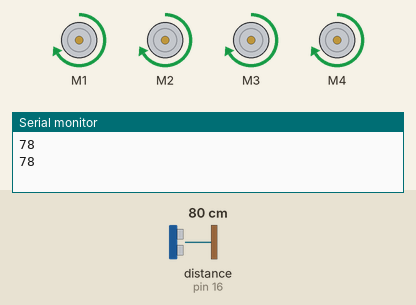
Simulated run of this sketch. Board: Arduino Uno, built with avr-gcc and run on an emulated ATmega328P. Shown: 4 × DC motor (green arrow = forward, orange = backward, longer = faster), the last lines printed to the serial monitor. Wiring (inferred from the names in the program): ultrasonic range finder: trigger pin 17; echo pin 16. The inputs (shaded band) are chosen by the test bench; at power-on: distance to the obstacle (sensor on pin 16) 80 cm. The echo pulse lasts 58.3 µs per cm.

Above: at 2.3 s.
2.4 s: distance to the obstacle (sensor on pin 16) set to 8 cm
4.5 s: distance to the obstacle (sensor on pin 16) set to 5 cm
At 4.8 s:
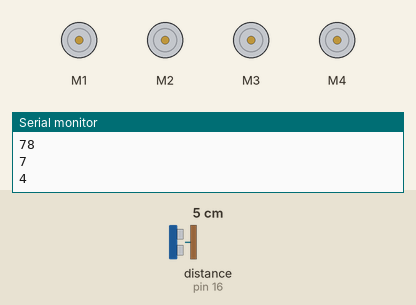
6.6 s: distance to the obstacle (sensor on pin 16) set to 9 cm
At 8.4 s:
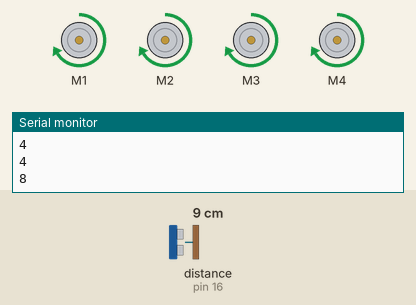
9.0 s: distance to the obstacle (sensor on pin 16) set to 2 cm
At 9.6 s:
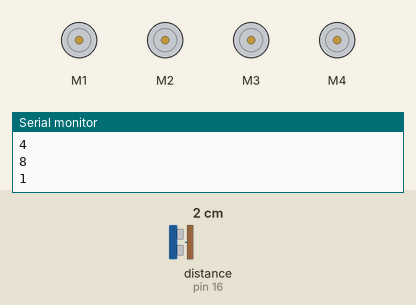
Timing chart, 0 to 12.0 s (numbered marks = the images above; inputs shaded):
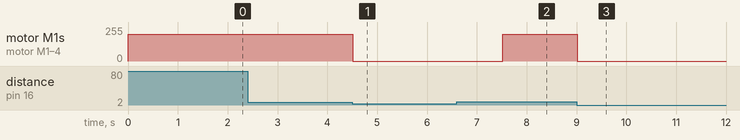

Measured:
- the behaviour switches between 7 and 6 cm on distance to the obstacle (sensor on pin 16) (found by bisection; images 0 and 1)
- after the input at 4.5 s, motor M1–4: forward 200/255 → stopped at once
- after the input at 6.6 s, motor M1–4: stopped → forward 200/255 after 0.92 s
- after the input at 9.0 s, motor M1–4: forward 200/255 → stopped at once

The sketch:

IIoT_Project_V2.ino
```cpp
#include <AFMotor.h> // Motor Controller Library


AF_DCMotor motor1(1);
AF_DCMotor motor2(2);
AF_DCMotor motor3(3);
AF_DCMotor motor4(4);

#define echoPin 16 // attach pin D2 Arduino to pin Echo of HC-SR04
#define trigPin 17 //attach pin D3 Arduino to pin Trig of HC-SR04


int distance;
int min_distance;
int x= 0;
long t1;
long t2;
long duration; // variable for the duration of sound wave travel
int distanceU; // variable for the distance measurement


int ultrasonic()
{
  // Clears the trigPin condition
  digitalWrite(trigPin, LOW);
  delayMicroseconds(2);
  // Sets the trigPin HIGH (ACTIVE) for 10 microseconds
  digitalWrite(trigPin, HIGH);
  delayMicroseconds(10);
  digitalWrite(trigPin, LOW);
  // Reads the echoPin, returns the sound wave travel time in microseconds
  duration = pulseIn(echoPin, HIGH);
  // Calculating the distance
  distanceU = duration * 0.034 / 2; // Speed of sound wave divided by 2 (go and back)
  // Displays the distance on the Serial Monitor
  //Serial.print("Distance: ");
  //Serial.print(distanceU);
  //Serial.println(" cm");

  return distanceU;

}


void moveForward() {
  motor1.setSpeed(200);
  motor2.setSpeed(200);
  motor3.setSpeed(200);
  motor4.setSpeed(200);
  motor1.run(FORWARD);
  motor2.run(FORWARD);
  motor3.run(FORWARD);
  motor4.run(FORWARD);
}
void moveBackward() {
  motor1.setSpeed(200);
  motor2.setSpeed(200);
  motor3.setSpeed(200);
  motor4.setSpeed(200);
  motor1.run(BACKWARD);
  motor2.run(BACKWARD);
  motor3.run(BACKWARD);
  motor4.run(BACKWARD);
}

void Stop() {
  motor1.run(RELEASE);
  motor2.run(RELEASE);
  motor3.run(RELEASE);
  motor4.run(RELEASE);
}

void setup() {
  Serial.begin(9600);
  min_distance = 5;

  // Ultrasonic setup
  pinMode(trigPin, OUTPUT); // Sets the trigPin as an OUTPUT
  pinMode(echoPin, INPUT); // Sets the echoPin as an INPUT
  Serial.begin(9600); // // Serial Communication is starting with 9600 of baudrate speed
  //Serial.println("Ultrasonic Sensor HC-SR04 Test"); // print some text in Serial Monitor
  //Serial.println("with Arduino UNO R3");

}

void loop() {
//t1 = millis();
distance = ultrasonic();


  if (distance <= min_distance)
  {
    Stop();

    Serial.println(distance);
    //Serial.write('\n');
    //Serial.write("stop");
    //Serial.write('\n');
    //delay ();

  }
  else
  {
    moveForward();
    Serial.println(distance);
    //Serial.write('\n');
    //Serial.write("moving");
    //Serial.write('\n');
    //delay (3000);

  }
delay(1500);
//t2 = millis();


}
```
